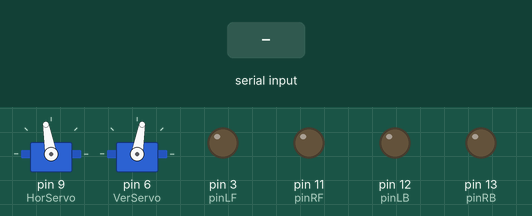
Simulated run of this sketch. Board: Arduino Uno, built with avr-gcc and run on an emulated ATmega328P. Parts: 2 × servo, output pins drawn as LEDs (lit = HIGH). The test bench sets the inputs (shaded band).

Above: at 1.2 s.
1.3 s: "G" received over Serial
At 1.9 s:
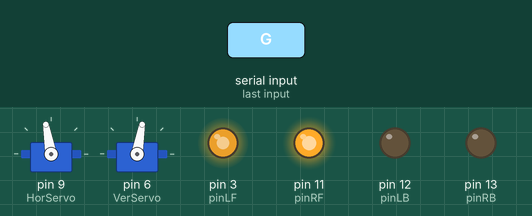
2.8 s: "B" received over Serial
At 4.0 s:
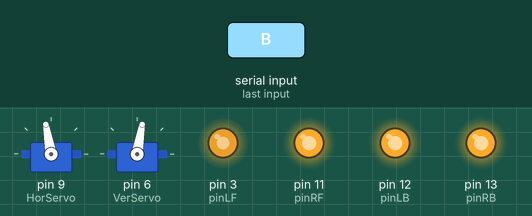
4.3 s: "L" received over Serial
At 5.4 s:
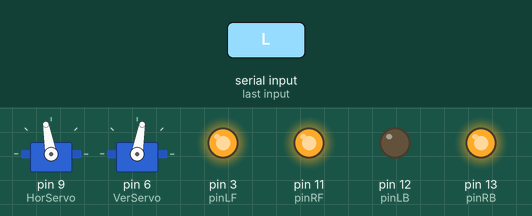
5.8 s: "R" received over Serial
At 6.5 s:
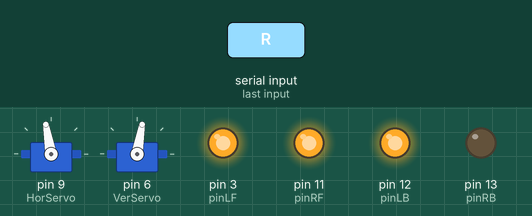
7.3 s: "S" received over Serial
At 7.6 s:
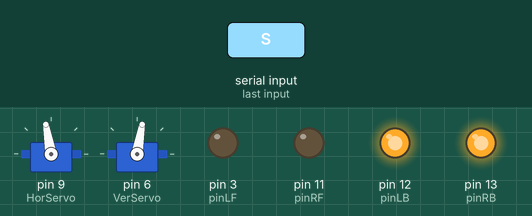
8.8 s: "P" received over Serial
At 10.0 s:
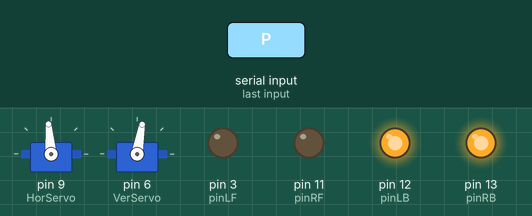
Timing chart, 0 to 11.3 s (numbered marks = the images above; inputs shaded):
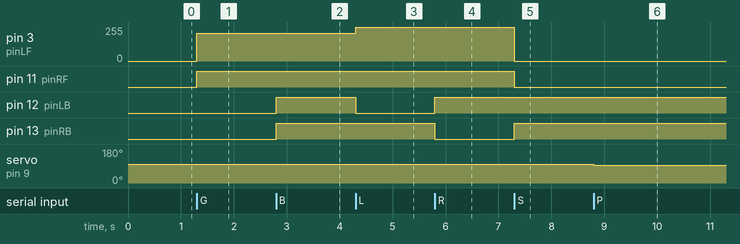

Measured:
- after the input at 1.3 s, pin 3 (pinLF): 0/255 → 210/255 at once; pin 11 (pinRF): LOW → HIGH at once
- after the input at 2.8 s, pin 12 (pinLB), pin 13 (pinRB): LOW → HIGH at once
- after the input at 4.3 s, pin 3 (pinLF): 210/255 → 255/255 at once; pin 12 (pinLB): HIGH → LOW at once
- after the input at 5.8 s, pin 12 (pinLB): LOW → HIGH at once; pin 13 (pinRB): HIGH → LOW at once
- after the input at 7.3 s, pin 3 (pinLF): 255/255 → 0/255 at once; pin 11 (pinRF): HIGH → LOW at once; pin 13 (pinRB): LOW → HIGH at once
- after the input at 8.8 s, servo on pin 9 (HorServo): 100° → 95° at once

The sketch:

MCU_CAR.ino
```cpp
#include <Servo.h>
//MotorPins
int pinLB = 12;     // define pin 12 Digital SPI/MISO
int pinRB = 13;    // define pin 13 Digital SPI/SCK
int pinLF = 3;     // define pin 3 Digital PWM
int pinRF = 11;    // define pin 11 Digital PWM
int val;

int Fspeedd = 0;      // forward speed
int Rspeedd = 0;      // right speed
int Lspeedd = 0;      // left speed
int directionn = 0;   // forward=8 backward=2 left=4 right=6
Servo HorServo;        // Horitzontal Servo
Servo VerServo;       // Vertical Servo
int delay_time = 250; // settling time after steering servo motor moving B

int HorPos;
int HorMid = 100;
int VerPos;
int VerMid = 80;

void setup()
{
    Serial.begin(115200);     // define pin for motor output
    pinMode(pinLB,OUTPUT); // pin 12
    pinMode(pinLF,OUTPUT); // pin 3 (PWM)
    pinMode(pinRB,OUTPUT); // pin 13
    pinMode(pinRF,OUTPUT); // pin 11 (PWM)

    HorServo.attach(9);    // Define servo motor output pin to D9 (Digital PWM)
    HorServo.write(HorMid);  // home set the servo motor, ready for next measurement
    VerServo.attach(6);    // Define servo motor output pin to D6 (Digital PWM)
    VerServo.write(VerMid);  // home set the servo motor, ready for next measurement
    HorPos = HorMid;
    VerPos = VerMid;
}

void advance()     // move forward
{
    digitalWrite(pinLB,LOW);    // right wheel moves forward
    digitalWrite(pinRB, LOW);  // left wheel moves forward
    analogWrite(pinLF,210);
    analogWrite(pinRF,255);
}

void stopp()         // stop
{
     digitalWrite(pinLB,HIGH);
     digitalWrite(pinRB,HIGH);
     analogWrite(pinLF,0);
     analogWrite(pinRF,0);
}

void right()        // turn right
{
   digitalWrite(pinLB,HIGH);  // left wheel moves forward
   digitalWrite(pinRB,LOW); // right wheel moves backward
   analogWrite(pinLF, 255);
   analogWrite(pinRF,255);
}

void left()         // turn left
{
  digitalWrite(pinLB,LOW);  // left wheel moves forward
  digitalWrite(pinRB,HIGH); // right wheel moves backward
  analogWrite(pinLF, 255);
  analogWrite(pinRF,255);
}

void back()          // move backward
{
  digitalWrite(pinLB,HIGH);  // motor moves to left rear
  digitalWrite(pinRB,HIGH);  // motor moves to right rear
  analogWrite(pinLF,210);
  analogWrite(pinRF,255);
}

void camri()
{
  if (HorPos >= 15)
  {
    HorPos = HorPos -5;
    HorServo.write(HorPos);
  }
  else
  {
    HorPos = 10;
    HorServo.write(HorPos);
  }
}

void camle()
{
  if (HorPos <=165)
  {
  HorPos = HorPos +5;
  HorServo.write(HorPos);
  }
  else
  {
    HorPos = 170;
    HorServo.write(HorPos);
  }
}

void camup()
{
  if (VerPos <=165)
  {
  VerPos = VerPos +5;
  VerServo.write(VerPos);
  }
  else
  {
    VerPos = 170;
    VerServo.write(VerPos);
  }
}

void camdn()
{
  if (VerPos >= 15)
  {
    VerPos = VerPos -5;
    VerServo.write(VerPos);
  }
  else
  {
    VerPos = 10;
    VerServo.write(VerPos);
  }
}

void cammi()
{
  VerServo.write(VerMid);
  VerPos = VerMid;
  delay(200);
  HorServo.write(HorMid);
  HorPos = HorMid;
  delay(200);
}

void loop()
{
  val=Serial.read();
  if(val=='G')advance();
  if(val=='B')back();
  if(val=='L')left();
  if(val=='R')right();
  if(val=='S')stopp();
  if(val=='O')camle();
  if(val=='P')camri();
  if(val=='M')cammi();
  if(val=='F')camup();
  if(val=='T')camdn();
  //delay(5);
}
```
